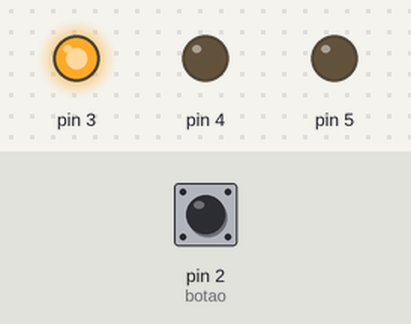
Simulated run of this sketch. Board: Arduino Uno, built with avr-gcc and run on an emulated ATmega328P. Shown: output pins drawn as LEDs (lit = HIGH). The inputs (shaded band) are chosen by the test bench; at power-on: pin 2 (botao) LOW.

Above: at 1.2 s.
1.3 s: pin 2 (botao) pulled HIGH for 0.15 s
At 7.2 s:
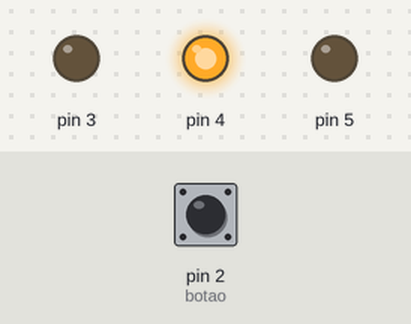
At 10.1 s:
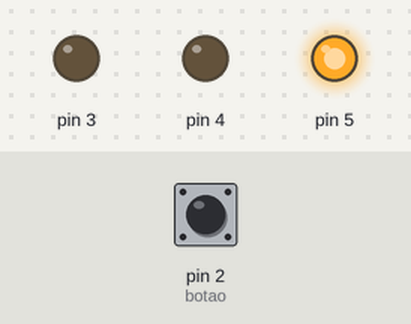
Timing chart, 0 to 15.4 s (numbered marks = the images above; inputs shaded):
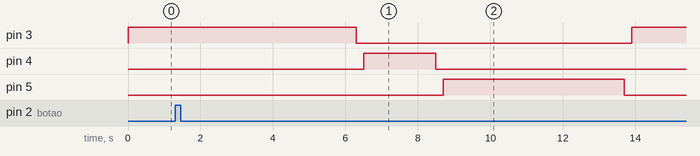

Measured:
- after the input at 1.3 s, pin 3: HIGH → LOW after 5.0 s, → HIGH 7.6 s later; pin 4: LOW → HIGH after 5.2 s, → LOW 2.0 s later; pin 5: LOW → HIGH after 7.4 s, → LOW 5.0 s later

The sketch:

codigo.ino
```cpp
int botao = 2;

void setup()
{
  pinMode(botao, INPUT);
  pinMode(3, OUTPUT);
  pinMode(4, OUTPUT);
  pinMode(5, OUTPUT);

  Serial.begin(9600);
  digitalWrite(3, HIGH);
}

void loop()
{
  if(digitalRead(botao)){
    fechar_semaforo();
  }
}

void fechar_semaforo(){
  delay(5000);
  digitalWrite(3, LOW);
  delay(200);
  digitalWrite(4, HIGH);
  delay(2000);
  digitalWrite(4, LOW);
  delay(200);
  digitalWrite(5, HIGH);
  delay(5000);
  digitalWrite(5, LOW);
  delay(200);
  digitalWrite(3, HIGH);
}
```
